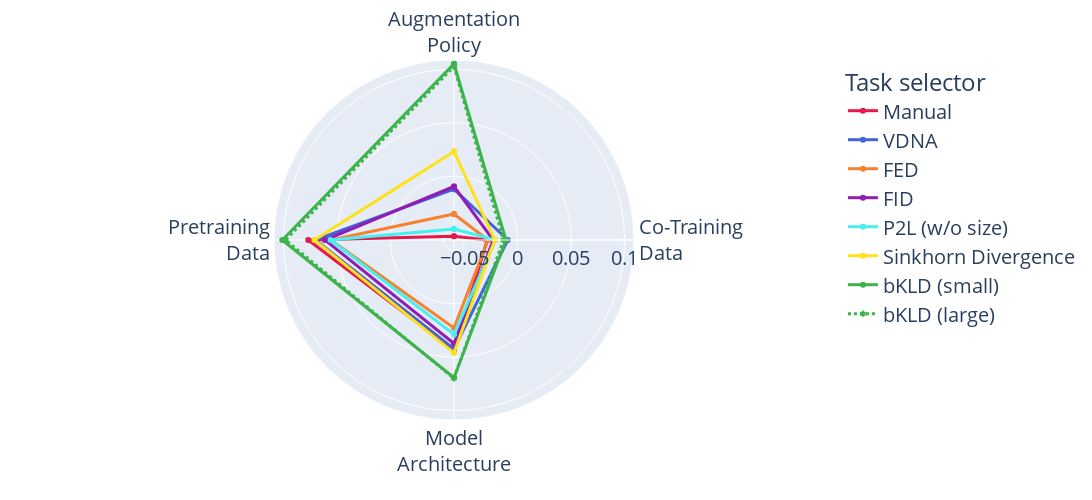

Notebook cell for this chart:
### Code cell
get_spider_plot(comp_distances, meta_names=('weightedtau',))

### Figure 1 — Plotly figure (JSON) as saved in the notebook; plotly's stock layout.template omitted (floating-point values rounded to 4 significant figures)
{"data": [{"hovertemplate": "Task selector=Manual<br>score=%{r}<br>theta=%{theta}<extra></extra>", "legendgroup": "Manual", "line": {"color": "rgb(230, 25, 75)", "dash": "solid", "width": 3}, "marker": {"symbol": "circle"}, "mode": "lines+markers", "name": "Manual", "r": [-0.05634, -0.0287, 0.04357, 0.07673, -0.05634], "showlegend": true, "subplot": "polar", "theta": ["Augmentation<br>Policy", "Co-Training<br>Data", "Model<br>Architecture", "Pretraining<br>Data", "Augmentation<br>Policy"], "type": "scatterpolar"}, {"hovertemplate": "Task selector=VDNA<br>score=%{r}<br>theta=%{theta}<extra></extra>", "legendgroup": "VDNA", "line": {"color": "rgb(67, 99, 216)", "dash": "solid", "width": 3}, "marker": {"symbol": "circle"}, "mode": "lines+markers", "name": "VDNA", "r": [-0.0122, -0.009478, 0.04212, 0.07005, -0.0122], "showlegend": true, "subplot": "polar", "theta": ["Augmentation<br>Policy", "Co-Training<br>Data", "Model<br>Architecture", "Pretraining<br>Data", "Augmentation<br>Policy"], "type": "scatterpolar"}, {"hovertemplate": "Task selector=FED<br>score=%{r}<br>theta=%{theta}<extra></extra>", "legendgroup": "FED", "line": {"color": "rgb(245, 130, 49)", "dash": "solid", "width": 3}, "marker": {"symbol": "circle"}, "mode": "lines+markers", "name": "FED", "r": [-0.03547, -0.02793, 0.02252, 0.05549, -0.03547], "showlegend": true, "subplot": "polar", "theta": ["Augmentation<br>Policy", "Co-Training<br>Data", "Model<br>Architecture", "Pretraining<br>Data", "Augmentation<br>Policy"], "type": "scatterpolar"}, {"hovertemplate": "Task selector=FID<br>score=%{r}<br>theta=%{theta}<extra></extra>", "legendgroup": "FID", "line": {"color": "rgb(145, 30, 180)", "dash": "solid", "width": 3}, "marker": {"symbol": "circle"}, "mode": "lines+markers", "name": "FID", "r": [-0.009736, -0.02309, 0.03708, 0.0611, -0.009736], "showlegend": true, "subplot": "polar", "theta": ["Augmentation<br>Policy", "Co-Training<br>Data", "Model<br>Architecture", "Pretraining<br>Data", "Augmentation<br>Policy"], "type": "scatterpolar"}, {"hovertemplate": "Task selector=P2L (w/o size)<br>score=%{r}<br>theta=%{theta}<extra></extra>", "legendgroup": "P2L (w/o size)", "line": {"color": "rgb(70, 240, 240)", "dash": "solid", "width": 3}, "marker": {"symbol": "circle"}, "mode": "lines+markers", "name": "P2L (w/o size)", "r": [-0.04958, -0.02101, 0.0286, 0.05582, -0.04958], "showlegend": true, "subplot": "polar", "theta": ["Augmentation<br>Policy", "Co-Training<br>Data", "Model<br>Architecture", "Pretraining<br>Data", "Augmentation<br>Policy"], "type": "scatterpolar"}, {"hovertemplate": "Task selector=Sinkhorn Divergence<br>score=%{r}<br>theta=%{theta}<extra></extra>", "legendgroup": "Sinkhorn Divergence", "line": {"color": "rgb(255, 225, 25)", "dash": "solid", "width": 3}, "marker": {"symbol": "circle"}, "mode": "lines+markers", "name": "Sinkhorn Divergence", "r": [0.02306, -0.02158, 0.04587, 0.0709, 0.02306], "showlegend": true, "subplot": "polar", "theta": ["Augmentation<br>Policy", "Co-Training<br>Data", "Model<br>Architecture", "Pretraining<br>Data", "Augmentation<br>Policy"], "type": "scatterpolar"}, {"hovertemplate": "Task selector=bKLD (small)<br>score=%{r}<br>theta=%{theta}<extra></extra>", "legendgroup": "bKLD (small)", "line": {"color": "rgb(60, 180, 75)", "dash": "solid", "width": 3}, "marker": {"symbol": "circle"}, "mode": "lines+markers", "name": "bKLD (small)", "r": [0.1053, -0.0112, 0.06924, 0.101, 0.1053], "showlegend": true, "subplot": "polar", "theta": ["Augmentation<br>Policy", "Co-Training<br>Data", "Model<br>Architecture", "Pretraining<br>Data", "Augmentation<br>Policy"], "type": "scatterpolar"}, {"hovertemplate": "Task selector=bKLD (large)<br>score=%{r}<br>theta=%{theta}<extra></extra>", "legendgroup": "bKLD (large)", "line": {"color": "rgb(60, 180, 75)", "dash": "dot", "width": 3}, "marker": {"symbol": "hexagram"}, "mode": "lines+markers", "name": "bKLD (large)", "r": [0.1028, -0.01354, 0.06981, 0.09799, 0.1028], "showlegend": true, "subplot": "polar", "theta": ["Augmentation<br>Policy", "Co-Training<br>Data", "Model<br>Architecture", "Pretraining<br>Data", "Augmentation<br>Policy"], "type": "scatterpolar"}], "layout": {"polar": {"domain": {"x": [0.0, 1.0], "y": [0.0, 1.0]}, "angularaxis": {"direction": "clockwise", "rotation": 90, "categoryorder": "array", "categoryarray": ["Augmentation<br>Policy", "Co-Training<br>Data", "Model<br>Architecture", "Pretraining<br>Data"]}, "radialaxis": {"nticks": 5}}, "legend": {"title": {"text": "Task selector"}, "tracegroupgap": 0}, "margin": {"t": 60}, "height": 500, "width": 1200, "font": {"size": 20}}}
